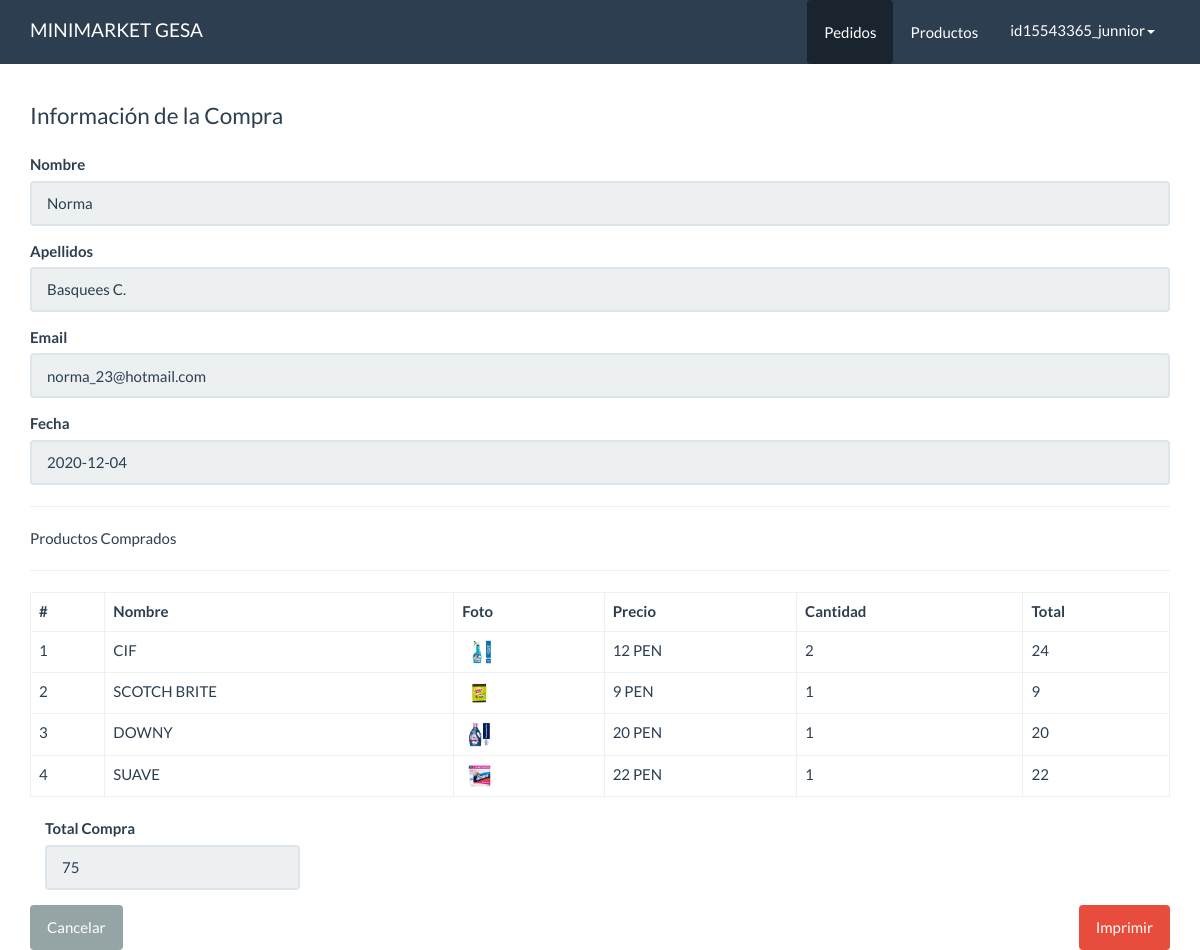
The app's page /panel/pedidos/ver.php?id=11 (signed in) with its own data.
### tables this page shows
CREATE TABLE `pedidos` (
  `ID` int(10) NOT NULL,
  `cliente_ID` int(11) NOT NULL,
  `total` decimal(10,0) NOT NULL,
  `fecha` date NOT NULL,
  `estado` int(11) NOT NULL DEFAULT 1
);

CREATE TABLE `clientes` (
  `ID` int(10) NOT NULL,
  `nombre` varchar(80) NOT NULL,
  `apellidos` varchar(100) NOT NULL,
  `email` varchar(50) NOT NULL,
  `telefono` varchar(9) NOT NULL,
  `comentario` varchar(300) NOT NULL
);

CREATE TABLE `detalle_pedidos` (
  `ID` int(11) NOT NULL,
  `pedido_ID` int(11) NOT NULL,
  `producto_ID` int(11) NOT NULL,
  `precio` decimal(10,0) NOT NULL,
  `cantidad` int(11) NOT NULL,
  `estado` int(11) NOT NULL DEFAULT 1
);

CREATE TABLE `productos` (
  `ID` int(11) NOT NULL,
  `titulo` varchar(80) NOT NULL,
  `descripcion` varchar(300) NOT NULL,
  `foto` varchar(100) NOT NULL,
  `precio` decimal(10,0) NOT NULL,
  `categoria_ID` int(10) NOT NULL,
  `fecha` date NOT NULL,
  `estado` int(11) NOT NULL DEFAULT 1
);

### src/Pedido.php (called while the page is built, shortened)
<?php
class Pedido
{
    private $cn = null;
    public function __construct()
    {
        $this->config = parse_ini_file(__DIR__ . '/../config.ini');
        $this->cn = new \PDO($this->config['dns'], $this->config['usuario'], $this->config['clave'], array(
            \PDO::MYSQL_ATTR_INIT_COMMAND => 'SET NAMES utf8'
        ));
    }
    public function mostrarPorId($id)
    {
        $sql = "SELECT p.id, nombre, apellidos, email, total, fecha FROM pedidos p
        INNER JOIN clientes c ON p.cliente_id = c.id WHERE p.id = :id";
        $resultado = $this->cn->prepare($sql);
        $_array = array(
            ':id' => $id
        );
        if ($resultado->execute($_array))
            return  $resultado->fetch();
        return false;
    }
    public function mostrarDetallePorIdPedido($id)
    {
        $sql = "SELECT
                dp.id,
                pe.titulo,
                dp.precio,
                dp.cantidad,
                pe.foto
                FROM detalle_pedidos dp
                INNER JOIN productos pe ON pe.id= dp.producto_ID
                WHERE dp.pedido_id = :id";
        $resultado = $this->cn->prepare($sql);
        $_array = array(
            ':id' => $id
        );
        if ($resultado->execute($_array))
            return  $resultado->fetchAll();
        return false;
    }
}

### panel/pedidos/ver.php (the view, shortened to what this page needs)
<!DOCTYPE html>
<html lang="en">
  <head>
    <link rel="stylesheet" href="../../assets/css/bootstrap.min.css">
    <link rel="stylesheet" href="../../assets/css/estilos.css">
  </head>
  <body>
    <nav class="navbar navbar-default navbar-fixed-top">
      <div class="container">
        <div class="navbar-header">
          <a class="navbar-brand" href="../dashboard.php">MINIMARKET GESA</a>
        </div>
        <div id="navbar" class="navbar-collapse collapse">
          <ul class="nav navbar-nav pull-right">
            <li class="active">
              <a href="index.php" class="btn">Pedidos</a>
            </li>
            <li>
              <a href="index.php" class="btn">Productos</a>
            </li>
            <li class="dropdown">
                <a href="#" class="dropdown-toggle" data-toggle="dropdown" role="button" aria-haspopup="true" aria-expanded="false"><?php print $_SESSION['usuario_info']['nombre_usuario'] ?><span class="caret"></span></a>
            </li>
          </ul>
        </div>
      </div>
    </nav>
    <div class="container" id="main">
    <div class="row">
          <div class="col-md-12">
            <fieldset>
                <?php
                    $id = $_GET['id'];
                    $pedido = new Minimarket\Pedido;
                    $info_pedido = $pedido->mostrarPorId($id);
                    $info_detalle_pedido = $pedido->mostrarDetallePorIdPedido($id);
                ?>
                <legend>Información de la Compra</legend>
                <div class="form-group">
                    <label>Nombre</label>
                    <input value="<?php print $info_pedido['nombre'] ?>" type="text" class="form-control" readonly>
                </div>
                <div class="form-group">
                    <label>Apellidos</label>
                    <input value="<?php print $info_pedido['apellidos'] ?>" type="text" class="form-control" readonly>
                </div>
                <div class="form-group">
                    <label>Email</label>
                    <input value="<?php print $info_pedido['email'] ?>" type="text" class="form-control" readonly>
                </div>
                <div class="form-group">
                    <label>Fecha</label>
                    <input value="<?php print $info_pedido['fecha'] ?>" type="text" class="form-control" readonly>
                </div>
                <hr>
                    Productos Comprados
                <hr>
                <table class="table table-bordered">
                  <thead>
                    <tr>
                      <th>#</th>
                      <th>Nombre</th>
                      <th>Foto</th>
                      <th>Precio</th>
                      <th>Cantidad</th>
                      <th>
                          Total
                      </th>
                    </tr>
                  </thead>
                  <tbody>
                    <?php
                      $cantidad = count($info_detalle_pedido);
                      if($cantidad > 0){
                        $c=0;
                      for($x =0; $x < $cantidad; $x++){
                        $c++;
                        $item = $info_detalle_pedido[$x];
                        $total = $item['precio'] * $item['cantidad'];
                    ?>
                    <tr>
                      <td><?php print $c?></td>
                      <td><?php print $item['titulo']?></td>
                      <td>
                      <?php
                          $foto = '../../upload/'.$item['foto'];
                          if(file_exists($foto)){
                        ?>
                          <img src="<?php print $foto; ?>" width="35">
                      <?php }else{?>
                          SIN FOTO
                      <?php }?>
                      </td>
                      <td><?php print $item['precio']?> PEN</td>
                      <td><?php print $item['cantidad']?></td>
                    <td>
                    <?php print $total?>
                    </td>
                    </tr>
                    <?php
                      }
                    }else{
                    ?>
                    <tr>
                      <td colspan="6">NO HAY REGISTROS</td>
                    </tr>
                    <?php }?>
                  </tbody>
                </table>
                <div class="col-md-3">
                    <div class="form-group">
                        <label>Total Compra</label>
                        <input value="<?php print $info_pedido['total'] ?>" type="text" class="form-control" readonly>
                    </div>
                </div>
            </fieldset>
            <div class="pull-left">
                <a href="index.php" class="btn btn-default hidden-print">Cancelar</a>
            </div>
            <div class="pull-right">
                <a href="javascript:;" id="btnImprimir" class="btn btn-danger hidden-print">Imprimir</a>
            </div>
          </div>
        </div>
    </div>
  </body>
</html>

### assets/css/estilos.css (style rules this page uses)
#main { margin-top: 100px; }

### records on screen
pedidos: cliente_ID.nombre "Norma", cliente_ID.apellidos "Basquees C.", cliente_ID.email "norma_23@hotmail.com", fecha "2020-12-04", total "75"
detalle_pedidos: producto_ID.titulo "CIF", producto_ID.foto (picture), precio "12", cantidad "2", total "24"
detalle_pedidos: producto_ID.titulo "SCOTCH BRITE", producto_ID.foto (picture), precio "9", cantidad "1"
detalle_pedidos: producto_ID.titulo "DOWNY", producto_ID.foto (picture), precio "20", cantidad "1"
detalle_pedidos: producto_ID.titulo "SUAVE", producto_ID.foto (picture), precio "22", cantidad "1"

### other values on screen
$_SESSION['usuario_info']['nombre_usuario'] "id15543365_junnior"
